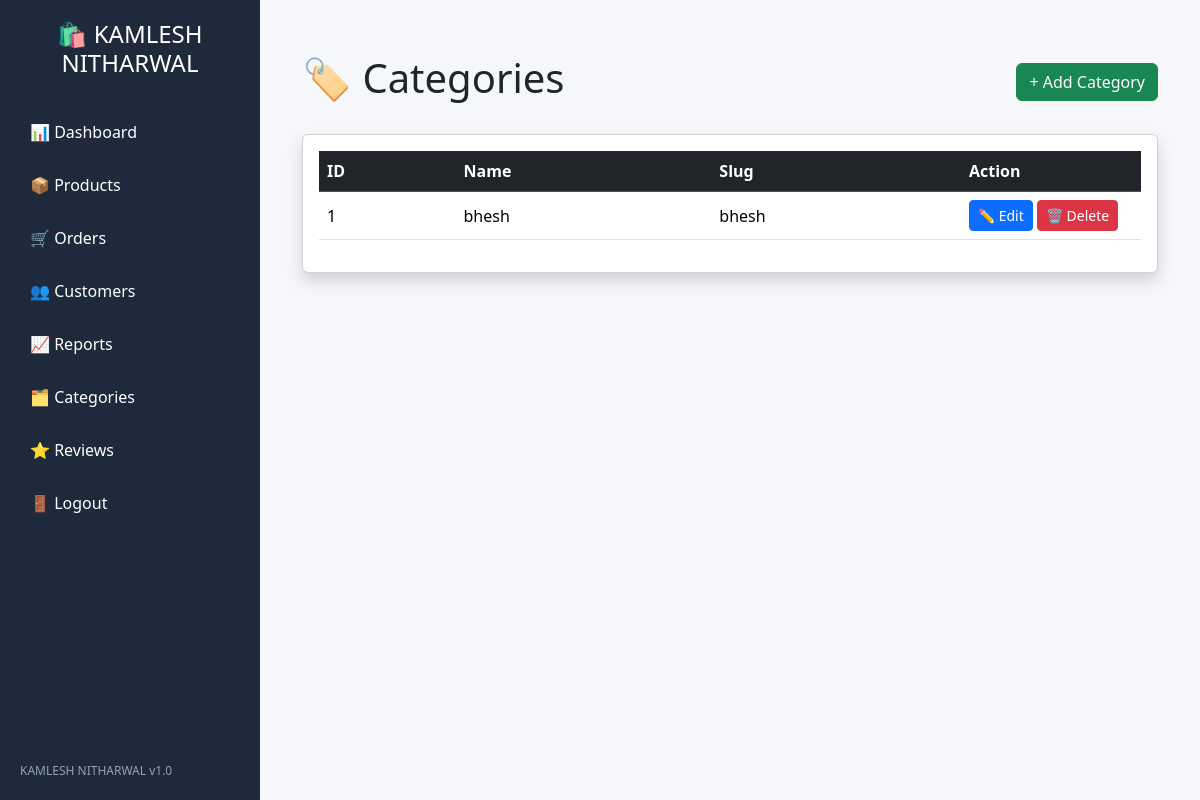
Page /admin/categories (signed in) on the committed database.
### models/category.py (models this page shows, shortened)
class Category(db.Model):
    __tablename__ = "categories"
    id = db.Column(db.Integer, primary_key=True)
    name = db.Column(
        db.String(150),
        nullable=False,
        unique=True
    )
    slug = db.Column(
        db.String(200),
        nullable=False,
        unique=True,
        index=True
    )
    description = db.Column(db.Text)
    image = db.Column(db.String(255))
    is_active = db.Column(
        db.Boolean,
        default=True
    )
    created_at = db.Column(
        db.DateTime,
        default=datetime.utcnow
    )
    updated_at = db.Column(
        db.DateTime,
        default=datetime.utcnow,
        onupdate=datetime.utcnow
    )
    products = db.relationship(
        "Product",
        back_populates="category",
        lazy=True,
        cascade="all, delete"
    )

### routes/admin_routes.py (the view)
@admin_bp.route("/admin/categories")
def categories():
    if "admin_id" not in session:
        return redirect(url_for("admin.admin_login"))
    all_categories = Category.query.all()
    return render_template(
        "admin/categories.html",
        categories=all_categories
    )

### app.py (called while the page is built)
@app.context_processor
def cart_count():
    cart = session.get("cart", {})
    count = sum(cart.values())
    return dict(cart_count=count)

### templates/admin/categories.html (shortened to what this page needs)
<!DOCTYPE html>
<html>
<head>
    <link href="https://cdn.jsdelivr.net/npm/bootstrap@5.3.3/dist/css/bootstrap.min.css" rel="stylesheet">
    <link rel="stylesheet"
          href="{{ url_for('static', filename='css/admin.css') }}">
</head>
<body>
{% include 'admin/sidebar.html' %}
<div class="main-content">
    <div class="container-fluid mt-4">
        <div class="d-flex justify-content-between align-items-center mb-4">
            <h1>🏷️ Categories</h1>
            <a href="{{ url_for('admin.add_category') }}"
               class="btn btn-success">
                + Add Category
            </a>
        </div>
        <div class="card shadow">
            <div class="card-body">
                <div class="table-responsive">
                    <table class="table table-hover align-middle">
                        <thead class="table-dark">
                            <tr>
                                <th>ID</th>
                                <th>Name</th>
                                <th>Slug</th>
                                <th width="180">Action</th>
                            </tr>
                        </thead>
                        <tbody>
                        {% for category in categories %}
                        <tr>
                            <td>{{ category.id }}</td>
                            <td>{{ category.name }}</td>
                            <td>{{ category.slug }}</td>
                            <td>
                                <a href="{{ url_for('admin.edit_category', id=category.id) }}"
                                   class="btn btn-primary btn-sm">
                                    ✏ Edit
                                </a>
                                <a href="{{ url_for('admin.delete_category', id=category.id) }}"
                                   class="btn btn-danger btn-sm"
                                   onclick="return confirm('Delete this category?')">
                                    🗑 Delete
                                </a>
                            </td>
                        </tr>
                        {% endfor %}
                        </tbody>
                    </table>
                </div>
            </div>
        </div>
    </div>
</div>
</body>
</html>

### static/css/admin.css (style rules this page uses)
body { margin: 0; background: #f5f7fb; }
.main-content { margin-left:260px; padding:30px; }

### rows in the picture
Category: id "1", name "bhesh", slug "bhesh"
